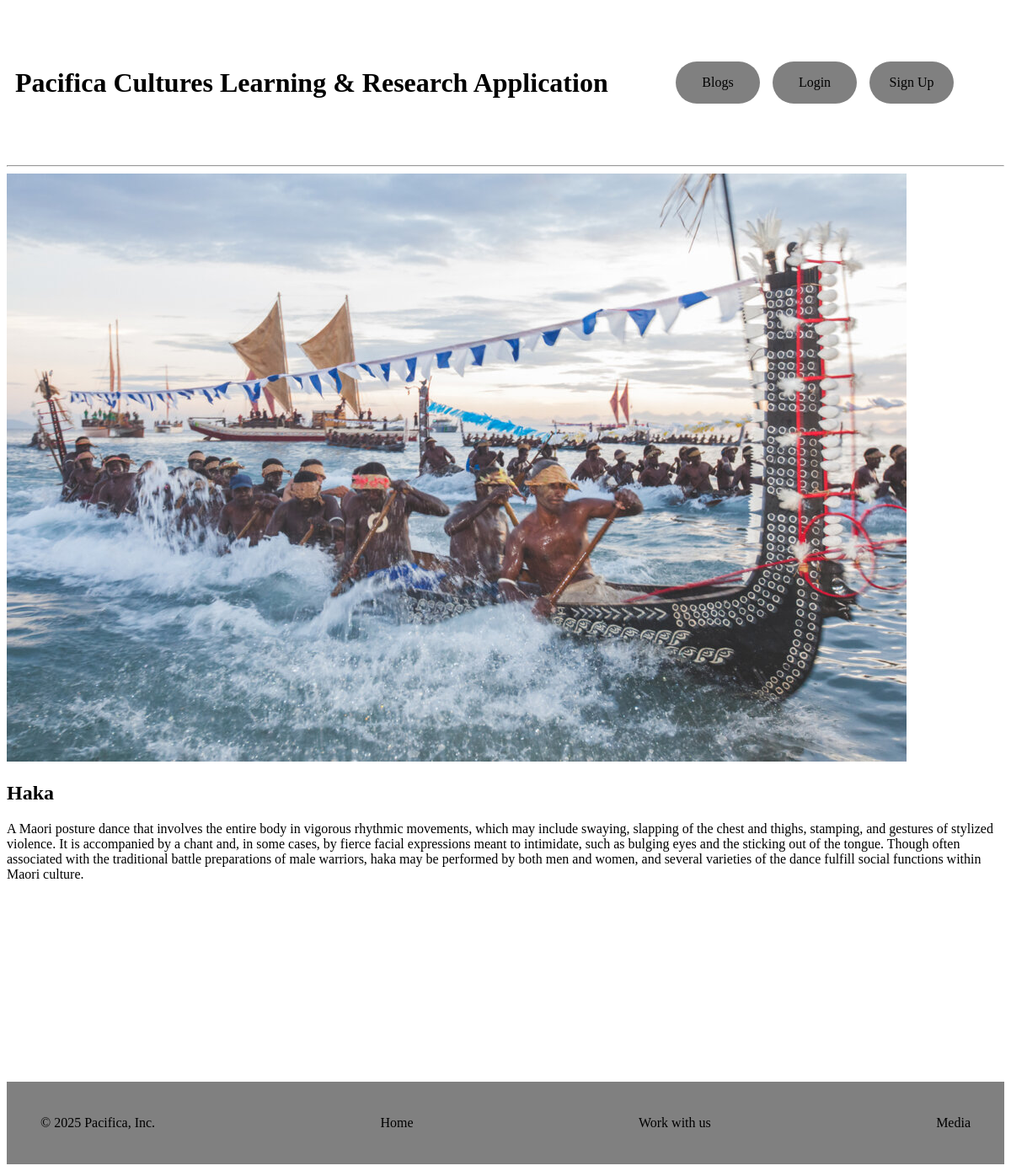
Before: /dine/dines/1/ with the older database file.
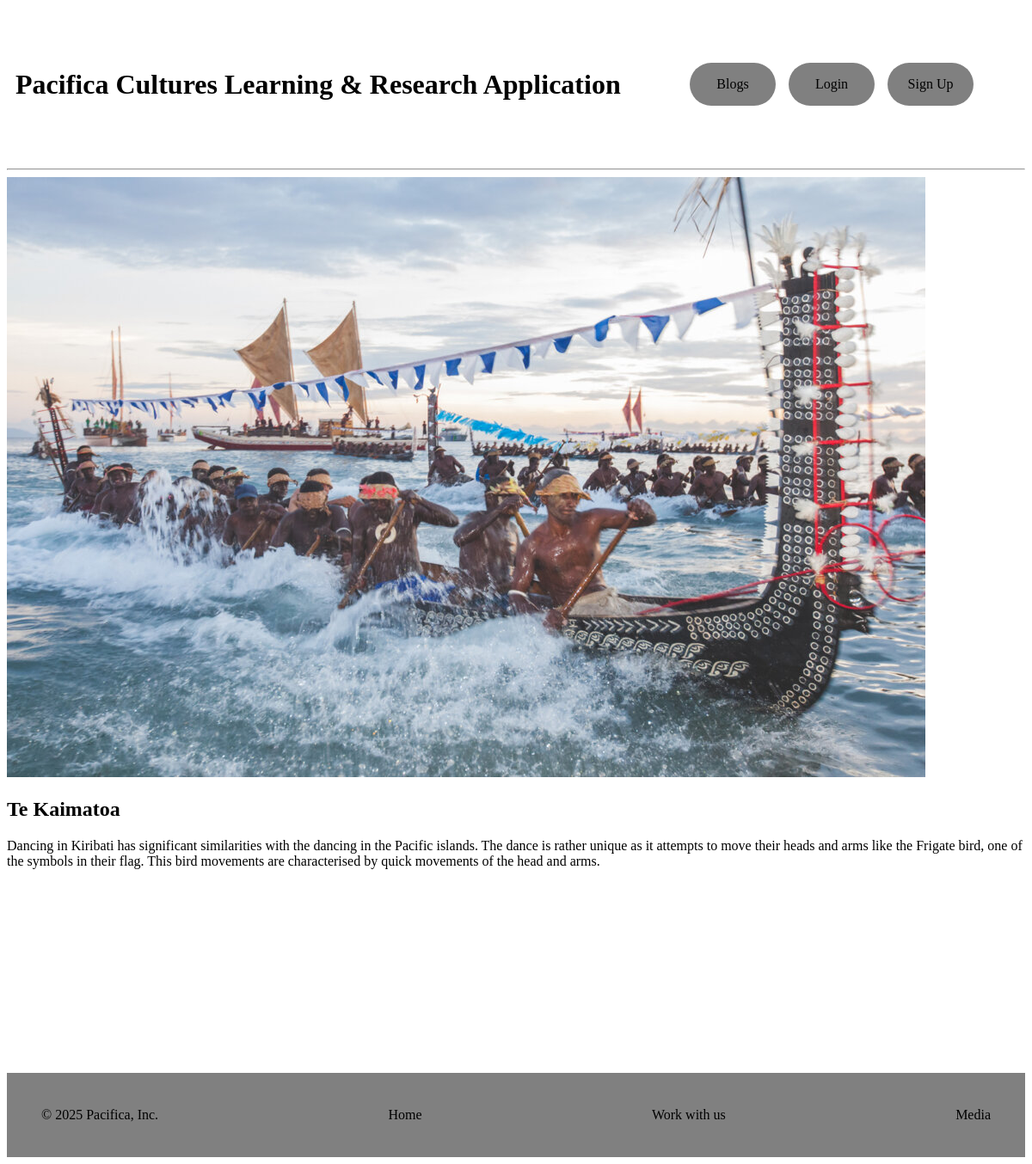
After: the same page with the newer database file.
### dine/models.py (models this page shows, shortened)
class Dine(models.Model):
    name = models.CharField(max_length=100)
    description = models.TextField()
    features = models.TextField(max_length=100, default="No features available")

### dine/views.py (the view)
# urls.py: path('dines/<int:pk>/', DineDetailView.as_view(), name='dine_details'),
class DineDetailView(DetailView):
    model = Dine
    template_name = "dine_details.html"

### dine/templates/dine_details.html (shortened to what this page needs)
{% extends 'base.html' %}
{% block content %}
<div>
    {% load static %}
    <img src="{% static 'sample.jpg' %}" />
</div>
<h2>{{ dine.name }}</h2>
<p>{{ dine.description}} </p>
{% endblock %}

### templates/base.html (shortened to what this page needs)
<!DOCTYPE html>
<html lang="en">
<head>
  {% load static %}
  <link rel="stylesheet" href="{% static 'css/base.css' %}" />
</head>
<body>
  <header class="main-header">
  <a href="{% url 'homepage' %}" class="main-title">
    <h1>Pacifica Cultures Learning & Research Application</h1>
  </a>
    <div class="authentication">
      {% if user.is_authenticated %}
      <span>Hello, {{ user.username }}!</span>
        <a href="{% url 'user_profile' %}" class="profile-button">Profile</a>
        <a href="{% url 'blog' %}" class="profile-button">Blogs</a>
        <a href="{% url 'logout' %}" class="logout-button">Logout</a>
      {% else %}
        <a href="{% url 'blog' %}" class="profile-button">Blogs</a>
        <a href="{% url 'login' %}" class="left-button">Login</a>
        <a href="{% url 'signup' %}" class="right-button">Sign Up</a>
      {% endif %}
    </div>
  </header>
  <hr>
  <div>{% block content %} {% endblock %}</div>
  <footer>
    <div class="text1">
      &copy; 2025 Pacifica, Inc.
    </div>
    <div>
      <a href="{% url 'homepage' %}" class="home-button">Home</a>
    </div>
    <div>
      Work with us
    </div>
    <div>
      Media
    </div>
  </footer>
</body>
</html>

### static/css/base.css (style rules this page uses)
.main-header { display: flex; justify-content: space-between; align-items: center; height: 20vh; padding: 10px; }
.main-title { text-decoration: none; color: black; }
.main-title h1 { position: relative; color: inherit; font-family: 'Dancing Script', cursive; }
.authentication { display: flex; gap: 15px; margin-right: 50px; }
.authentication a { text-decoration: none; color: black; }
.left-button { display: flex; background-color: gray; color: white; border-radius: 50px; width: 100px; height: 50px; justify-content: center; align-items: center; text-decoration: none; transition: transform 0.4s ease, box-shadow 0.4s ease; }
.right-button { display: flex; background-color: gray; color: white; border-radius: 50px; width: 100px; height: 50px; justify-content: center; align-items: center; text-decoration: none; transition: transform 0.4s ease, box-shadow 0.4s ease; }
.profile-button { display: flex; background-color: gray; color: white; border-radius: 50px; width: 100px; height: 50px; justify-content: center; align-items: center; text-decoration: none; transition: transform 0.4s ease, box-shadow 0.4s ease; }
.home-button { text-decoration: none; color: black; }
footer { display: flex; background-color: grey; padding: 40px; margin-top: 20%; justify-content: space-between; }

Changed rows visible on the page:
changed Dine: name "Haka" → "Te Kaimatoa"; description "A Maori posture dance that involves the entire body in vigorous rhythmic movements, which may include swaying, slapping of the chest and thighs, stamping, and gestures of stylized violence. It is accompanied by a chant and, in some cases, by fierce facial expressions meant to intimidate, such as bulging eyes and the sticking out of the tongue. Though often associated with the traditional battle preparations of male warriors, haka may be performed by both men and women, and several varieties of the dance fulfill social functions within Maori culture." → "Dancing in Kiribati has significant similarities with the dancing in the Pacific islands. The dance is rather unique as it attempts to move their heads and arms like the Frigate bird, one of the symbols in their flag. This bird movements are characterised by quick movements of the head and arms."
